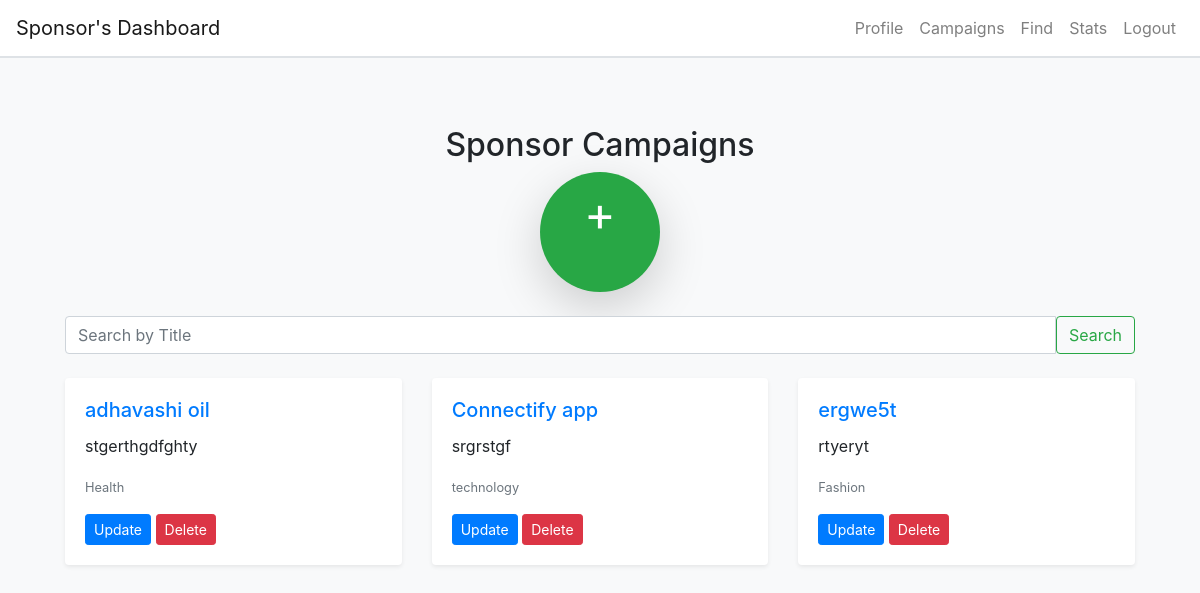
The app's page /sponsor_campaigns (signed in) with its own data.
### app.py (models this page shows, shortened)
class Campaign(db.Model):
    id = db.Column(db.Integer, primary_key=True)
    title = db.Column(db.String(100), nullable=False)
    description = db.Column(db.Text, nullable=False)
    image = db.Column(db.String(200), nullable=True)
    niche = db.Column(db.String(50), nullable=False)
    budget = db.Column(db.Float, nullable=False)  # New column for budget
    is_public = db.Column(db.Boolean, nullable=False, default=True)
    start_date = db.Column(db.DateTime, nullable=False)
    end_date = db.Column(db.DateTime, nullable=False)
    is_flagged = db.Column(db.Boolean, default=False)
    influencer_id = db.Column(db.Integer, db.ForeignKey('influencers.id'))
    influencer = db.relationship('Influencer', back_populates='campaigns')
    sponsor_id = db.Column(db.Integer, db.ForeignKey('sponsors.id'), nullable=False)
    sponsor = db.relationship('Sponsor', backref='campaigns')

### app.py (the view)
@app.route('/sponsor_campaigns')
def sponsor_campaigns():
    if 'user_id' not in session or session.get('user_role') != 'sponsor':
        flash('You need to log in first.', 'warning')
        return redirect(url_for('login'))
    user_role = session.get('user_role')
    sponsor = Sponsor.query.filter_by(user_id=session['user_id']).first()
    search_query = request.args.get('search')
    if search_query:
        campaigns = Campaign.query.filter(Campaign.sponsor_id == sponsor.id, Campaign.title.ilike(f"%{search_query}%")).all()
    else:
        campaigns = Campaign.query.filter_by(sponsor_id=sponsor.id).all()
    return render_template('sponsor_campaigns.html', user_role=user_role, campaigns=campaigns, sponsor=sponsor)

### templates/sponsor_campaigns.html (shortened to what this page needs)
{% extends "base.html" %} {% block title %}Sponsor Campaigns{% endblock %} {%
block content %}
<div class="container mt-5">
  <div class="text-center">
    <h2>Sponsor Campaigns</h2>
    <a
      href="{{ url_for('add_campaign',sponsor_id=sponsor.id) }}"
      class="btn btn-primary rounded-circle shadow-lg add-campaign-btn"
    >
      <span style="font-size: 3rem">+</span>
    </a>
  </div>
  <form
    class="mt-4 mb-3"
    method="GET"
    action="{{ url_for('sponsor_campaigns') }}"
  >
    <div class="input-group">
      <input
        type="text"
        class="form-control"
        name="search"
        placeholder="Search by Title"
        aria-label="Search by Title"
      />
      <button class="btn btn-outline-success" type="submit">Search</button>
    </div>
  </form>
  <div class="row mt-4">
    {% for campaign in campaigns %}
    <div class="col-md-4 mb-4">
      <div class="card shadow-sm">
        <div class="card-body">
          <h5 class="card-title">
            <a href="{{ url_for('campaign_details', campaign_id=campaign.id) }}"
              >{{ campaign.title }}</a
            >
          </h5>
          <p class="card-text">{{ campaign.description }}</p>
          <p class="card-text">
            <small class="text-muted">{{ campaign.niche }}</small>
          </p>
          <div class="mt-3">
            <a
              href="{{ url_for('update_campaign', campaign_id=campaign.id) }}"
              class="btn btn-primary btn-sm"
              >Update</a
            >
            <form
              action="{{ url_for('delete_campaign', campaign_id=campaign.id) }}"
              method="POST"
              style="display: inline"
            >
              <button type="submit" class="btn btn-danger btn-sm">
                Delete
              </button>
            </form>
          </div>
        </div>
      </div>
    </div>
    {% endfor %}
  </div>
</div>
{% endblock %}

### templates/base.html (style rules this page uses)
body { background-color: #f8f9fa; }
.card { margin-bottom: 20px; border: none; box-shadow: 0 0 10px rgba(0, 0, 0, 0.1); }

### templates/sponsor_campaigns.html (style rules this page uses)
.add-campaign-btn { width: 120px; height: 120px; background-color: #28a745; color: white; border: none; transition: transform 0.2s; }

### records on screen
Campaign: title "adhavashi oil", description "stgerthgdfghty", niche "Health"
Campaign: title "Connectify app", description "srgrstgf", niche "technology"
Campaign: title "ergwe5t", description "rtyeryt", niche "Fashion"
